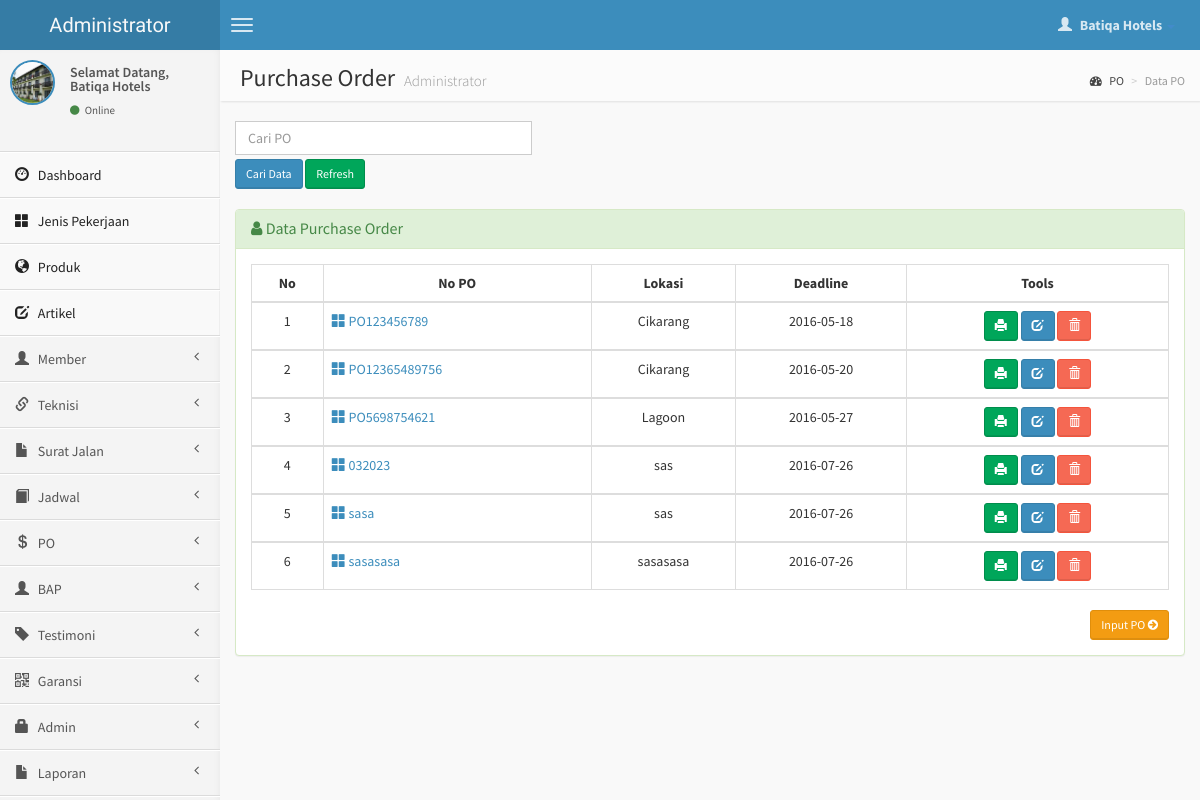
/admin/po.php (signed in), run on the app's committed database.
### tables this page shows
CREATE TABLE IF NOT EXISTS `po` (
`id_order` int(10) NOT NULL,
  `no_po` varchar(30) NOT NULL,
  `id_jenis` int(4) NOT NULL,
  `id_member` int(4) NOT NULL,
  `lokasi` varchar(200) NOT NULL,
  `rincian` varchar(600) NOT NULL,
  `unit` varchar(10) NOT NULL,
  `qty` varchar(10) NOT NULL,
  `harga` int(11) NOT NULL,
  `tgl_order` date NOT NULL,
  `tgl_selesai` date NOT NULL,
  `status` varchar(15) NOT NULL
);

### admin/po.php (the view, shortened to what this page needs)
<?php
if (empty($_SESSION['username'])){
	header('location:../index.php');
} else {
?>
<!DOCTYPE html>
<html>
    <head>
        <link href="../dist/css/bootstrap.css" rel="stylesheet" type="text/css" />
        <link href="//cdnjs.cloudflare.com/ajax/libs/font-awesome/4.1.0/css/font-awesome.min.css" rel="stylesheet" type="text/css" />
        <link href="//code.ionicframework.com/ionicons/1.5.2/css/ionicons.min.css" rel="stylesheet" type="text/css" />
        <link href="../css/morris/morris.css" rel="stylesheet" type="text/css" />
        <link href="../css/jvectormap/jquery-jvectormap-1.2.2.css" rel="stylesheet" type="text/css" />
        <link href="../css/datepicker/datepicker3.css" rel="stylesheet" type="text/css" />
        <link href="../css/daterangepicker/daterangepicker-bs3.css" rel="stylesheet" type="text/css" />
        <link href="../css/bootstrap-wysihtml5/bootstrap3-wysihtml5.min.css" rel="stylesheet" type="text/css" />
        <link href="../css/AdminLTE.css" rel="stylesheet" type="text/css" />
        <link rel="stylesheet" href="datatables/dataTables.bootstrap.css"/>
    </head>
    <body class="skin-blue">
        <header class="header">
            <a href="index.php" class="logo">
                Administrator
            </a>
            <nav class="navbar navbar-static-top" role="navigation">
                <a href="#" class="navbar-btn sidebar-toggle" data-toggle="offcanvas" role="button">
                    <span class="icon-bar"></span>
                    <span class="icon-bar"></span>
                    <span class="icon-bar"></span>
                </a>
                <div class="navbar-right">
                    <ul class="nav navbar-nav">
                        <li class="dropdown user user-menu">
                            <a href="#" class="dropdown-toggle" data-toggle="dropdown">
                                <i class="glyphicon glyphicon-user"></i>
                                <span><?php echo $_SESSION['fullname']; ?> <i class="caret"></i></span>
                            </a>
<?php } ?>
                        </li>
                    </ul>
                </div>
            </nav>
        </header>
        <div class="wrapper row-offcanvas row-offcanvas-left">
            <aside class="left-side sidebar-offcanvas">
                <section class="sidebar">
                    <div class="user-panel">
                        <div class="pull-left image">
                            <img src="<?php echo $_SESSION['gambar']; ?>" class="img-circle" alt="User Image" style="border: 2px solid #3C8DBC;" />
                        </div>
                        <div class="pull-left info">
                            <p>Selamat Datang,<br /><?php echo $_SESSION['fullname']; ?></p>
                            <a href="#"><i class="fa fa-circle text-success"></i> Online</a>
                        </div>
                    </div>
                    <?php include "menu.php"; ?>
                </section>
            </aside>
            <aside class="right-side">
                <section class="content-header">
                    <h1>
                        Purchase Order
                        <small>Administrator</small>
                    </h1>
                    <ol class="breadcrumb">
                        <li><a href="#"><i class="fa fa-dashboard"></i> PO</a></li>
                        <li class="active">Data PO</li>
                    </ol>
                </section>
                <section class="content">
                    <div class="row">
              <div class="col-lg-4">
              <form action='po.php' method="POST">
	       <input type='text' class="form-control" style="margin-bottom: 4px;" name='qcari' placeholder='Cari PO ' required />
           <input type='submit' value='Cari Data' class="btn btn-sm btn-primary" /> <a href='po.php' class="btn btn-sm btn-success" >Refresh</i></a>
          	</div>
              </div>
                    <br />
                    <div class="row">
                        <div class="col-lg-12">
                    <div class="panel panel-success">
                        <div class="panel-heading">
                        <h3 class="panel-title"><i class="fa fa-user"></i> Data Purchase Order </h3>
                        </div>
                        <div class="panel-body">
                    <?php
                    $query1="select * from po";
                    $tampil=mysqli_query($koneksi, $query1) or die(mysqli_error());
                    ?>
                  <table id="example" class="table table-hover table-bordered">
                  <thead>
                      <tr>
                        <th><center>No </center></th>
                        <th><center>No PO </center></th>
                        <th><center>Lokasi</center></th>
                        <th><center>Deadline</center></th>
                        <th><center>Tools</center></th>
                      </tr>
                  </thead>
                     <?php
                     $no=0;
                     while($data=mysqli_fetch_array($tampil))
                    { $no++; ?>
                    <tbody>
                    <tr>
                    <td><center><?php echo $no; ?></center></td>
                    <td><a href="detail-po.php?hal=edit&kd=<?php echo $data['id_order'];?>"><span class="glyphicon glyphicon-th-large"></span> <?php echo $data['no_po'];?></td>
                    <td><center><?php echo $data['lokasi'];?></center></td>
                    <td><center><?php echo $data['tgl_selesai'];?></center></td>
                    <td><center><div id="thanks">
                    <a href="cetak-po.php?hal=edit&kd=<?php echo $data['id_order'];?>" class="btn btn-sm btn-success" data-placement="bottom" data-toggle="tooltip" title="Cetak PO"><i class="glyphicon glyphicon-print"></i></a>
                    <a class="btn btn-sm btn-primary" data-placement="bottom" data-toggle="tooltip" title="Edit PO" href="edit-po.php?hal=edit&kd_cus=<?php echo $data['id_order'];?>"><span class="glyphicon glyphicon-edit"></span></a>
                    <a onclick="return confirm ('Yakin hapus PO <?php echo $data['no_po'];?>.?');" class="btn btn-sm btn-danger tooltips" data-placement="bottom" data-toggle="tooltip" title="Hapus PO" href="po.php?hal=hapus&kd=<?php echo $data['id_order'];?>"><span class="glyphicon glyphicon-trash"></a>
                    </center></td></tr></div>
                 <?php
              }
              ?>
                   </tbody>
                <div class="text-right">
                  <a href="input-po.php" class="btn btn-sm btn-warning">Input PO <i class="fa fa-arrow-circle-right"></i></a>
                </div>
    </body>
</html>

### data on the page
po: no_po "PO123456789", lokasi "Cikarang", tgl_selesai "2016-05-18"
po: no_po "PO12365489756", lokasi "Cikarang", tgl_selesai "2016-05-20"
po: no_po "PO5698754621", lokasi "Lagoon", tgl_selesai "2016-05-27"
po: no_po "032023", lokasi "sas", tgl_selesai "2016-07-26"
po: no_po "sasa", lokasi "sas", tgl_selesai "2016-07-26"
po: no_po "sasasasa", lokasi "sasasasa", tgl_selesai "2016-07-26"

### other printed values
$_SESSION['fullname'] "Batiqa Hotels"
